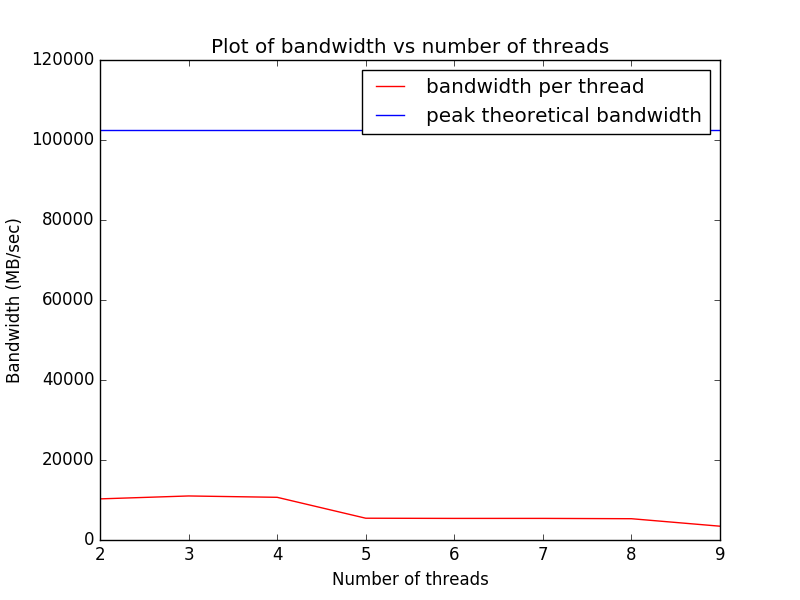

Reproduce this figure in Python.
import matplotlib.pyplot as plt

bandwidth = [10280.353, 11009.174, 10672.358, 5445.943, 5398.171, 5400.236, 5321.330, 3449.514]
num = [2,3,4,5,6,7,8,9]

plt.plot(num, bandwidth, 'r-', label='bandwidth per thread')
plt.plot(num, [102400]*8, 'b-', label='peak theoretical bandwidth')
plt.xlabel('Number of threads')
plt.ylabel('Bandwidth (MB/sec)')
plt.legend(loc='upper right')
plt.title('Plot of bandwidth vs number of threads')

plt.show()
